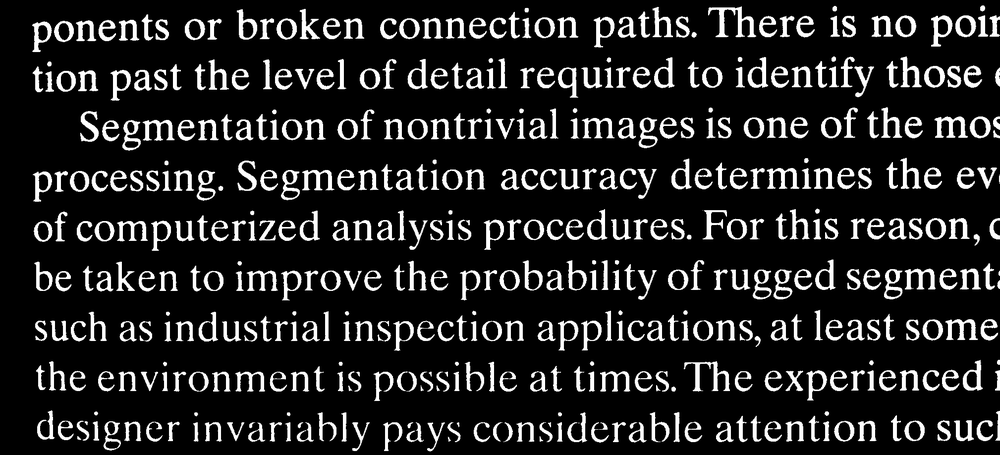
#> input picture PYCV/img/text_frombook.png, 1000 x 455 px, shrunk from 2018 x 918 before the run, found by its file name
$ jupyter execute task5.ipynb
#> lines starting #> are read from the running program, lines starting #| are printed output that depends on the picture; after the words box and inside, x2 and y2 are one past the last pixel; in counts of white or black regions, pixels touching at a corner belong together
# **Task 5: Morphological Operations**

Given the following image, identify 'O' in the image using morphological operations.

[cell 1]
import cv2
import numpy as np
import matplotlib.pyplot as plt
import urllib

# Read image from URL
req = urllib.request.urlopen('https://raw.githubusercontent.com/omzlette/FRA321_Basic_AI/main/PYCV/img/text_frombook.png')
arr = np.asarray(bytearray(req.read()), dtype=np.uint8)
oriimg = cv2.imdecode(arr, cv2.IMREAD_GRAYSCALE)
#> oriimg is the input picture: shape (455, 1000); min 0, max 255, mean 35.5

[cell 2]
def imreconstruct(mask, marker):
    se = cv2.getStructuringElement(cv2.MORPH_ELLIPSE, (3, 3))
    recon = marker
    reconold = np.zeros(recon.shape, dtype=np.uint8)
    while np.sum(np.sum(recon - reconold)) != 0:
        reconold = recon
        recon = cv2.dilate(recon, se)
        recon = cv2.bitwise_and(recon, mask)
    return recon

[cell 3]
plt.figure(figsize=(10, 10))
plt.imshow(oriimg, cmap='gray')
plt.show()

[cell 4]
outimg = cv2.morphologyEx(oriimg, cv2.MORPH_ERODE, np.ones((30, 6)))
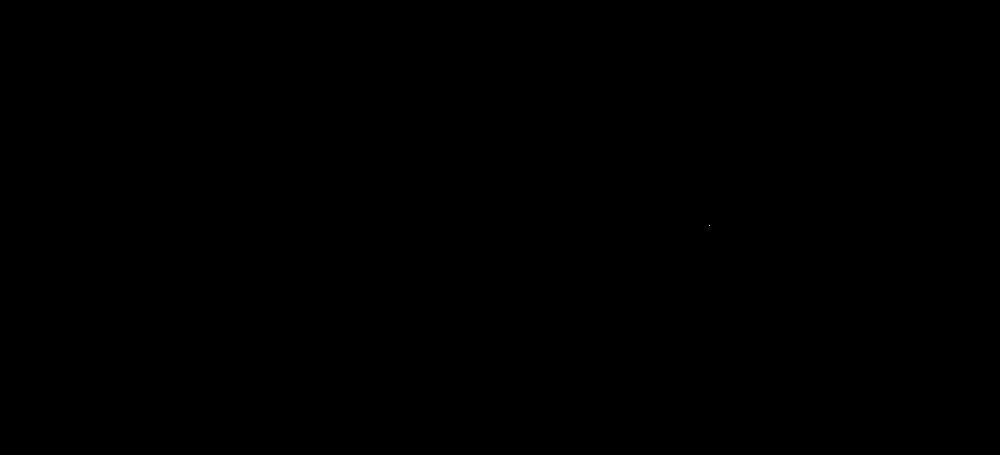
#> outimg: shape (455, 1000); values 0 (black) and 22 (white), 0% white in thin lines or dots, all inside (x1, y1, x2, y2) = (709, 225, 710, 226)

outimg = imreconstruct(oriimg, outimg)
#> the loop in imreconstruct, `while np.sum(np.sum(recon - reconold)) != 0:` made 42 passes

mask = cv2.bitwise_xor(oriimg, outimg)

plt.figure(figsize=(10, 10))
plt.imshow(outimg, cmap='gray')
plt.show()
plt.close

plt.figure(figsize=(10, 10))
plt.imshow(mask, cmap='gray')
plt.show()
plt.close()
